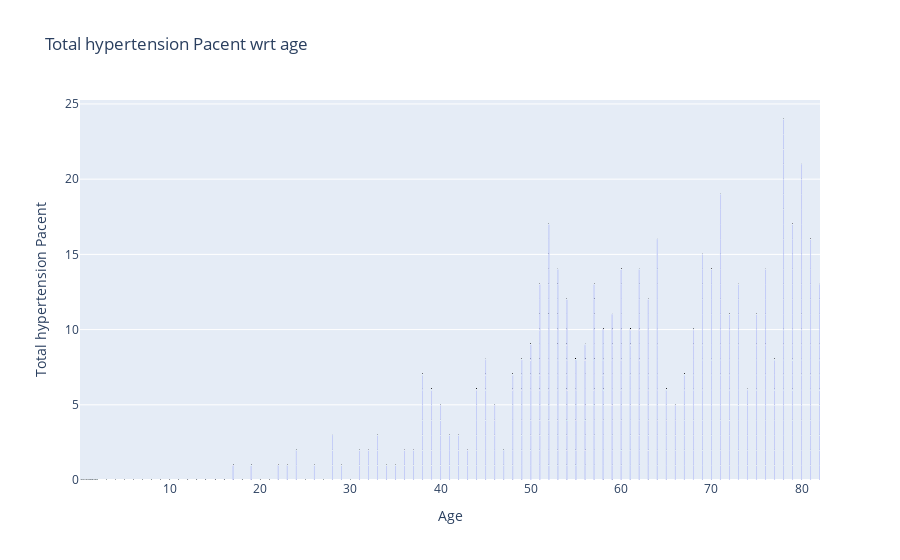

The cell this chart's notebook holds for it:
### Code cell
import plotly.graph_objects as go
fig = go.Figure(go.Bar(x=dataset.age,y=dataset.hypertension,text=dataset.hypertension,textposition='outside'))
fig.update_layout(title="Total hypertension patient wrt age",xaxis_title="Age",yaxis_title="Total hypertension patient")
fig.update_traces(textfont_size=10,textfont_color='black')
fig.show()

### Figure 1 — Plotly figure (JSON) as saved in the notebook; plotly's stock layout.template omitted (floating-point values rounded to 4 significant figures; data arrays with more than 128 entries replaced by an {"elided": "..."} marker saying what was removed)
{"data": [{"text": {"elided": "5110 int values"}, "textfont": {"color": "black", "size": 10}, "textposition": "outside", "type": "bar", "x": {"elided": "5110 float values"}, "y": {"elided": "5110 int values"}}], "layout": {"title": {"text": "Total hypertension Pacent wrt age"}, "xaxis": {"title": {"text": "Age"}}, "yaxis": {"title": {"text": "Total hypertension Pacent"}}}}
